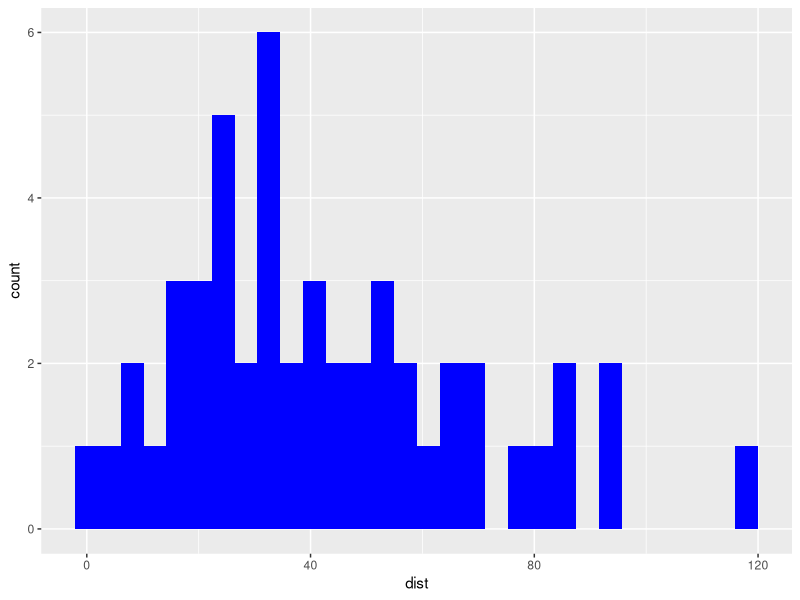
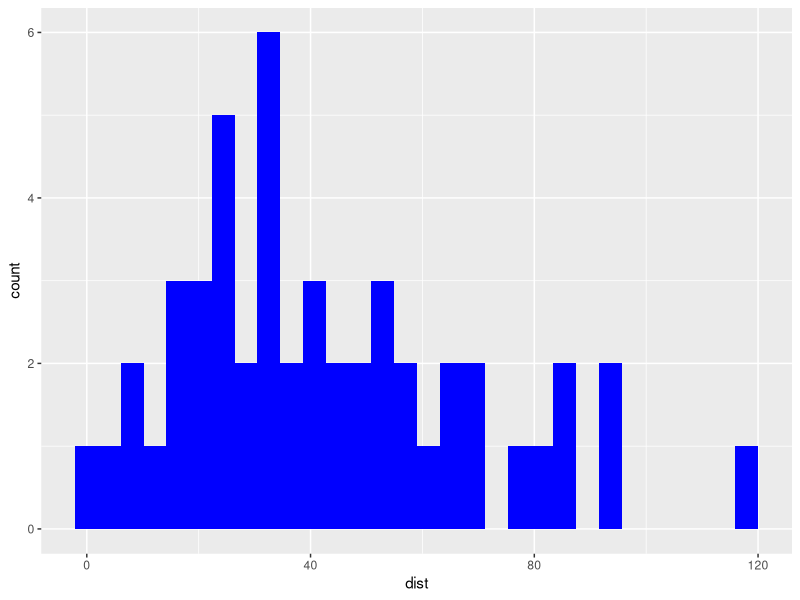

The R source for these figures, in order:
## ---- chunk 1
knitr::opts_chunk$set(
  collapse = TRUE,
  comment = "#>",
  eval = T
)
## ---- chunk 2
library(ggplot2)
ggplot(cars, aes(x = dist)) + 
  geom_histogram(fill = "blue")
## ---- chunk 3
geom_histogram_blue <- function(...){
  
  geom_histogram(fill = "blue", ...)
  
}
## ---- chunk 4
ggplot(cars, aes(x = dist)) + 
  geom_histogram_blue()
## ---- chunk 5
all <- sessionInfo() |> print() |> capture.output()
all[11:17]
## ---- chunk 6
fs::dir_tree(recurse = T)
